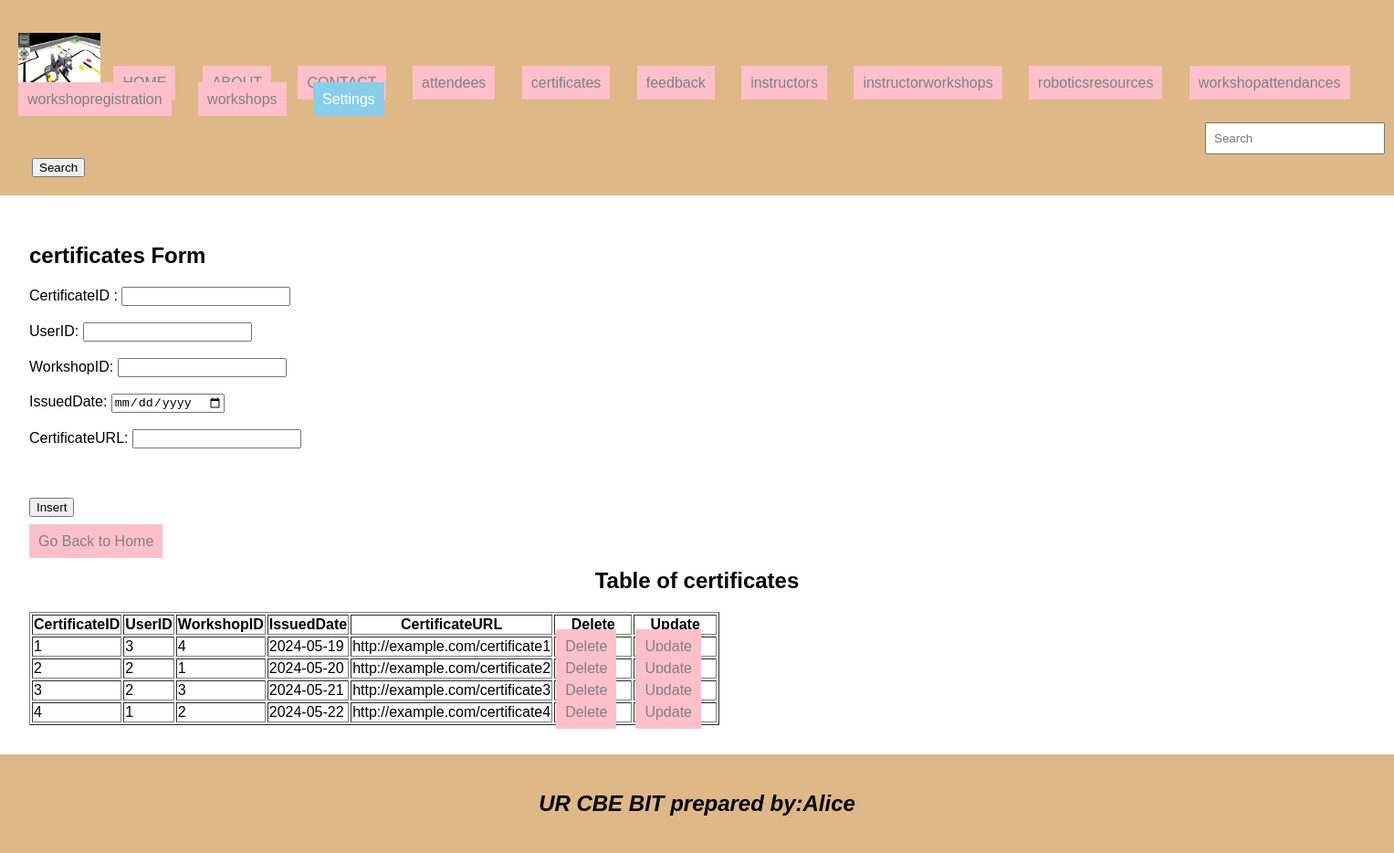
Page /certificates.php on the committed database.
### tables this page shows
CREATE TABLE `certificates` (
  `CertificateID` int(11) NOT NULL,
  `UserID` int(11) NOT NULL,
  `WorkshopID` int(11) NOT NULL,
  `IssuedDate` date NOT NULL,
  `CertificateURL` varchar(255) DEFAULT NULL
);

### certificates.php (the view, shortened to what this page needs)
<!DOCTYPE html>
<html lang="en">
<head>
    <link rel="stylesheet" type="text/css" href="style.css" title="style 1" media="screen, tv, projection, handheld, print"/>
</head>
<body>
<header>
     <ul style="list-style-type: none; padding: 0;">
     <li style="display: inline; margin-right: 10px;">
    <img src="./images/images.jpeg" width="90" height="60" alt="Logo">
  </li>
    <li style="display: inline; margin-right: 10px;"><a href="./home.html">HOME</a>
  </li>
    <li style="display: inline; margin-right: 10px;"><a href="./about.html">ABOUT</a>
  </li>
    <li style="display: inline; margin-right: 10px;"><a href="./contact.html">CONTACT</a>
  </li>
    <li style="display: inline; margin-right: 10px;"><a href="./attendees.php">attendees</a>
  </li>
    <li style="display: inline; margin-right: 10px;"><a href="./certificates.php">certificates</a>
  </li>
    <li style="display: inline; margin-right: 10px;"><a href="./feedback.php">feedback</a>
  </li>
    <li style="display: inline; margin-right: 10px;"><a href="./instructors.php">instructors</a>
  </li>
    <li style="display: inline; margin-right: 10px;"><a href="./instructorworkshops.php">instructorworkshops</a>
  </li>
  <li style="display: inline; margin-right: 10px;"><a href="./roboticsresources.php">roboticsresources</a>
  </li>
  <li style="display: inline; margin-right: 10px;"><a href="./workshopattendances.php">workshopattendances</a>
  </li>
  <li style="display: inline; margin-right: 10px;"><a href="./workshopregistration.php">workshopregistration</a>
  </li>
  <li style="display: inline; margin-right: 10px;"><a href="./workshops.php">workshops</a>
  </li>
    <li class="dropdown" style="display: inline; margin-right: 10px;">
      <a href="#" style="padding: 10px; color: white; background-color: skyblue; text-decoration: none; margin-right: 15px;">Settings</a>
        </li>
    </ul>
    <form class="d-flex" role="search" action="search.php">
        <input class="form-control me-2" type="search" placeholder="Search" aria-label="Search" name="query">
        <button class="btn btn-outline-success" type="submit">Search</button>
    </form>
</header>
<section>
    <h1>certificates Form</h1>
    <form method="post" onsubmit ="return confirmInsert();">
    <label for="CertificateID">CertificateID :</label>
        <input type="number" id="CertificateID" name="CertificateID" required><br><br>
        <label for="UserID">UserID:</label>
        <input type="number" id="UserID" name="UserID" required><br><br>
        <label for="WorkshopID">WorkshopID:</label>
        <input type="number" id="WorkshopID" name="WorkshopID" required><br><br>
        <label for="IssuedDate">IssuedDate:</label>
        <input type="date" id="IssuedDate" name="IssuedDate" required><br><br>
         <label for="CertificateURL">CertificateURL:</label>
        <input type="text" id="CertificateURL" name="CertificateURL" required><br><br>
        </select><br><br>
        <input type="submit" name="insert" value="Insert"><br><br>
    </form>
    <a href="./home.html">Go Back to Home</a>
    <?php
    include('database_connection.php');
    $sql = "SELECT * FROM certificates";
    $result = $connection->query($sql);
    ?>
    <center><h2>Table of certificates</h2></center>
    <table border="1">
        <tr>
            <th>CertificateID</th>
            <th>UserID</th>
            <th>WorkshopID</th>
            <th>IssuedDate</th>
            <th>CertificateURL</th>
            <th>Delete</th>
            <th>Update</th>
        </tr>
        <?php
        if ($result->num_rows > 0) {
            while ($row = $result->fetch_assoc()) {
                $CertificateID = $row["CertificateID"];
                echo "<tr>
                    <td>" . $row["CertificateID"] . "</td>
                    <td>" . $row["UserID"] . "</td>
                    <td>" . $row["WorkshopID"] . "</td>
                    <td>" . $row["IssuedDate"] . "</td>
                    <td>" . $row["CertificateURL"] . "</td>
                    <td><a href='delete_certificates.php?CertificateID=$CertificateID'>Delete</a></td>
                    <td><a href='update_certificates.php?CertificateID=$CertificateID'>Update</a></td>
                </tr>";
            }
        } else {
            echo "<tr><td colspan='5'>No data found</td></tr>";
        }
        ?>
    </table>
</section>
<footer>
    <center>
        <b><h2><i>UR CBE BIT  prepared by:Alice</i></h2></b>
    </center>
</footer>
</body>
</html>

### style.css (style rules this page uses)
body { font-family: Arial, sans-serif; margin: 0; padding: 0; }
header { background-color:burlywood; padding: 20px; }
footer { background-color:burlywood; padding: 20px; }
.dropdown { position: relative; display: inline; margin-right: 10px; }

### certificates.php (style rules this page uses)
a { padding: 10px; color: white; background-color: pink; text-decoration: none; margin-right: 15px; }
a:link { color: grey; }
button.btn { margin-left: 15px; margin-top: 4px; }
input.form-control { margin-left: 1300px; padding: 8px; }
section { padding:32px; }
footer { background-color:burlywood; padding: 20px; }

### rows in the picture
certificates: CertificateID "1", UserID "3", WorkshopID "4", IssuedDate "2024-05-19", CertificateURL "http://example.com/certificate1"
certificates: CertificateID "2", UserID "2", WorkshopID "1", IssuedDate "2024-05-20", CertificateURL "http://example.com/certificate2"
certificates: CertificateID "3", UserID "2", WorkshopID "3", IssuedDate "2024-05-21", CertificateURL "http://example.com/certificate3"
certificates: CertificateID "4", UserID "1", WorkshopID "2", IssuedDate "2024-05-22", CertificateURL "http://example.com/certificate4"
